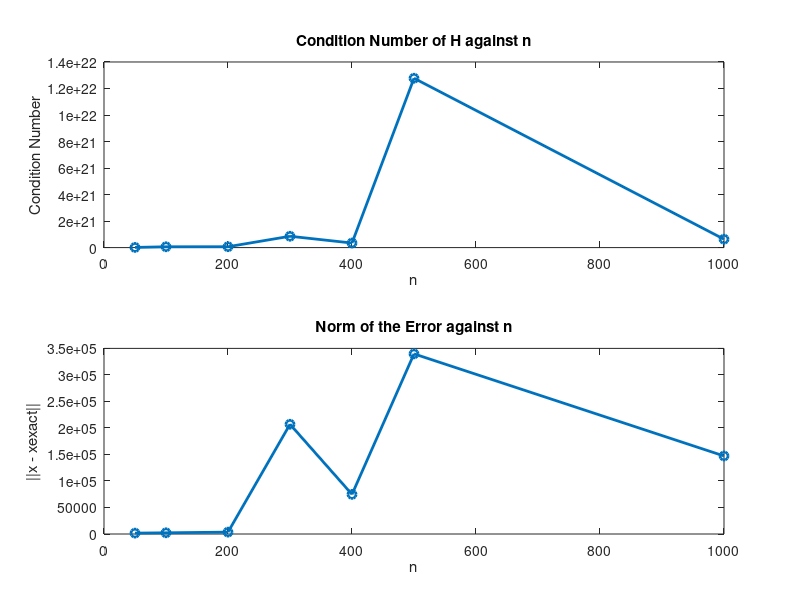

Write MATLAB code to recreate this figure. (Note: this script raises an error after producing the figure.)
clear all;
close all;
clc;


% Initialize random number generator to its startup configuration
rng('default');

% Values of n
n_values = [50, 100, 200, 300, 400, 500, 1000];

% Initialize vectors to store condition numbers and errors
condition_numbers = zeros(1, length(n_values));
errors = zeros(1, length(n_values));

% Loop through different values of n
for i = 1:length(n_values)
    n = n_values(i);
    
    % Generate Hilbert matrix H
    H = zeros(n, n);
    for row = 1:n
        for col = 1:n
            H(row, col) = 1 / (row + col - 1);
        end
    end
    
    % Generate xexact using rand(n, 1)
    xexact = rand(n, 1);
    
    % Generate b = H * xexact
    b = H * xexact;
    
    % Solve the system Hx = b
    x = H \ b;
    
    % Calculate condition number of H
    condition_numbers(i) = cond(H);
    
    % Calculate the norm of the error
    errors(i) = norm(xexact - x);
end

% Plotting the results
figure;

% Figure 1: Condition number of H against n
subplot(2, 1, 1);
plot(n_values, condition_numbers, 'o-', 'LineWidth', 2);
title('Condition Number of H against n');
xlabel('n');
ylabel('Condition Number');

% Figure 2: Norm of the error ||x - xexact|| against n
subplot(2, 1, 2);
plot(n_values, errors, 'o-', 'LineWidth', 2);
title('Norm of the Error against n');
xlabel('n');
ylabel('||x - xexact||');

% Adjusting the layout
sgtitle('Hilbert Matrix Properties for Different n');